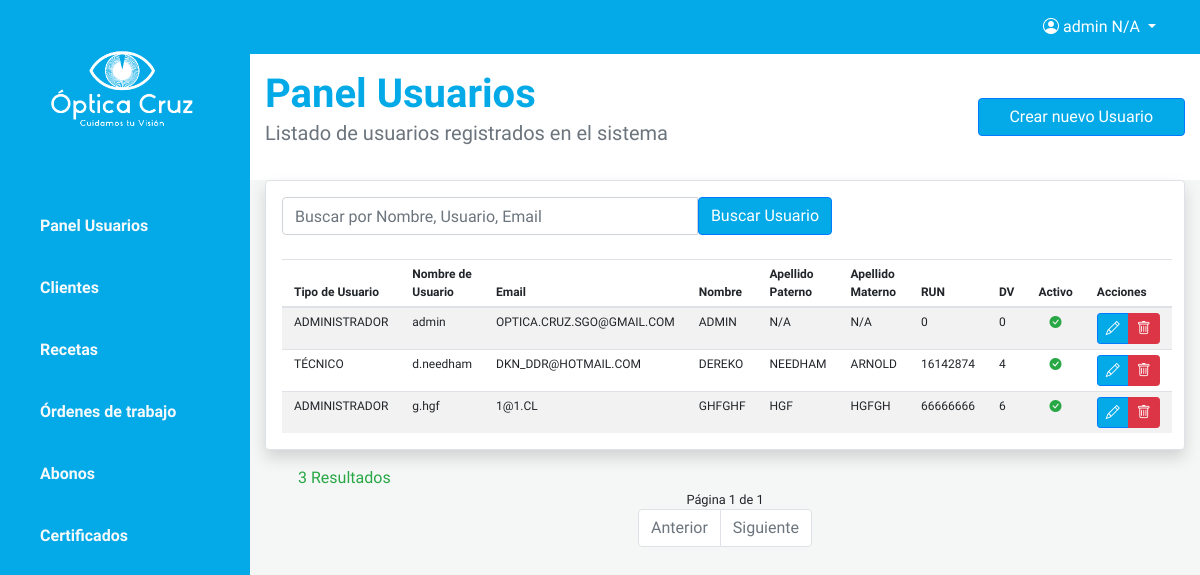
The page /usuarios/ (signed in) on the database its author committed.
### optica/models.py (models this page shows, shortened)
class CustomUser(AbstractUser):
    first_name = models.CharField(max_length=30, verbose_name="Nombre")
    ap_paterno = models.CharField(max_length=30, verbose_name="Apellido Paterno")
    ap_materno = models.CharField(max_length=30, verbose_name="Apellido Materno")
    email = models.EmailField(unique=True, verbose_name="Email")
    rut = models.CharField(max_length=8, verbose_name="RUN")
    dv = models.CharField(max_length=1, verbose_name="DV")
    celular = models.CharField(max_length=9, verbose_name="Celular")
    user_type = models.PositiveSmallIntegerField(choices=[(1, 'Administrador'), (2, 'Atendedor'), (3, 'Técnico')], verbose_name="Tipo de Usuario")
    objects = CustomUserManager()

### optica/views.py (the view, shortened to what this page needs)
# urls.py: path('usuarios/', UsuarioListView.as_view(), name='usuario_list'),
class UsuarioListView(LoginRequiredMixin, UserPassesTestMixin, generic.ListView):
    model = CustomUser
    template_name = 'optica/usuario_list.html'
    context_object_name = 'usuarios'
    paginate_by = 10
    def get_queryset(self):
        queryset = super().get_queryset().order_by('id')  # Ordenar por 'id' o cualquier otro campo relevante
        query = self.request.GET.get('q')
        return queryset
    def test_func(self):
        return self.request.user.is_authenticated and self.request.user.user_type in [1, 2, 3]  # Administrador y Atendedor

### optica/templates/optica/usuario_list.html (shortened to what this page needs)
{% extends "optica/base.html" %}
{% block content %}
<div id="content" class="bg-grey w-100">
    <section class="bg-light py-3">
        <div class="container">
            <div class="row">
                <div class="col-lg-9 col-md-8">
                    <h1 class="font-weight-bold mb-0">Panel Usuarios</h1>
                    <p class="lead text-muted">Listado de usuarios registrados en el sistema</p>
                </div>
                <div class="col-lg-3 col-md-4 d-flex">
                    {% if request.user.user_type == 1 %}
                    <a href="{% url 'usuario_create' %}" class="btn btn-primary w-100 align-self-center">
                        Crear nuevo Usuario</a>
                    {% endif %}
                </div>
            </div>
        </div>
    </section>
    <div class="mt-0">
        <div class="container-fluid w-100">
            <div class="card border border-1 shadow rounded p-3 ">
                <form action="" method="get" style="max-width: 550px;">
                    <div class="input-group">
                        <input type="text" class="form-control"
                            placeholder="Buscar por Nombre, Usuario, Email" name="q"
                            value="{{ request.GET.q }}">
                        <button class="btn btn-primary">
                            Buscar Usuario
                        </button>
                    </div>
                </form>
                <br>
                <table class="table table-condensed table-striped mb-0">
                    <thead>
                        <tr>
                            <th>Tipo de Usuario</th>
                            <th>Nombre de Usuario</th>
                            <th>Email</th>
                            <th>Nombre</th>
                            <th>Apellido Paterno</th>
                            <th>Apellido Materno</th>
                            <th>RUN</th>
                            <th>DV</th>
                            <th class="text-center">Activo</th>
                            {% if request.user.user_type == 1 %}
                            <th>Acciones</th>
                            {% endif %}
                        </tr>
                    </thead>
                    <tbody>
                        {% for usuario in usuarios %}
                        <tr>
                            <td>{{ usuario.get_user_type_display|upper }}</td>
                            <td>{{ usuario.username|lower }}</td>
                            <td>{{ usuario.email|upper }}</td>
                            <td>{{ usuario.first_name|upper }}</td>
                            <td>{{ usuario.ap_paterno|upper }}</td>
                            <td>{{ usuario.ap_materno|upper }}</td>
                            <td>{{ usuario.rut }}</td>
                            <td>{{ usuario.dv|upper }}</td>
                            <td class="text-center">
                                {% if usuario.is_active %}
                                <i class="bi bi-check-circle-fill text-success"></i>
                                {% else %}
                                <i class="bi bi-x-circle-fill text-danger"></i>
                                {% endif %}
                            </td>
                            {% if request.user.user_type == 1 %}
                            <td>
                                <div class="btn-group btn-group-sm">
                                    <a href="{% url 'usuario_edit' usuario.id %}" class="btn btn-primary">
                                        <i class="bi bi-pencil"></i>
                                    </a>
                                    <a href="{% url 'usuario_delete' usuario.id %}" class="btn btn-danger">
                                        <i class="bi bi-trash"></i>
                                    </a>
                                </div>
                            </td>
                            {% endif %}
                        </tr>
                        {% endfor %}
                    </tbody>
                </table>
            </div>
        </div>
        <div class="text-success text-left mt-3 ml-5">
            {{ page_obj.paginator.count }} Resultado{{ page_obj.paginator.count|pluralize }}
        </div>
        <div class="d-flex justify-content-center">
            <small class="d-none d-sm-inline-block text-body">
                Página {{ page_obj.number }} de {{ page_obj.paginator.num_pages }}
            </small>
        </div>
        <section>
            <nav aria-label="Page navigation">
                <ul class="pagination justify-content-center">
                    {% if page_obj.has_previous %}
                    <li class="page-item">
                        <a class="page-link" href="?page={{ page_obj.previous_page_number }}" aria-label="Anterior">
                            <span aria-hidden="true">Anterior</span>
                        </a>
                    </li>
                    {% else %}
                    <li class="page-item disabled">
                        <a class="page-link" href="#" aria-label="Anterior">
                            <span aria-hidden="true">Anterior</span>
                        </a>
                    </li>
                    {% endif %}
                    {% if page_obj.has_next %}
                    <li class="page-item">
                        <a class="page-link" href="?page={{ page_obj.next_page_number }}" aria-label="Siguiente">
                            <span aria-hidden="true">Siguiente</span>
                        </a>
                    </li>
                    {% else %}
                    <li class="page-item disabled">
                        <a class="page-link" href="#" aria-label="Siguiente">
                            <span aria-hidden="true">Siguiente</span>
                        </a>
                    </li>
                    {% endif %}
                </ul>
            </nav>
        </section>
    </div>
</div>
{% endblock %}

### optica/templates/optica/base.html (shortened to what this page needs)
{% load static %}
<!DOCTYPE html>
<html lang="es">
<head>
    <link rel="stylesheet" href="https://cdnjs.cloudflare.com/ajax/libs/toastr.js/latest/toastr.min.css">
    <link rel="stylesheet" href="https://stackpath.bootstrapcdn.com/bootstrap/4.3.1/css/bootstrap.min.css"
>
    <link rel="stylesheet" href="{% static 'bootstrap/css/styles.css' %}">
    <link href="https://unpkg.com/ionicons@4.5.10-0/dist/css/ionicons.min.css" rel="stylesheet">
    <link href="https://cdn.jsdelivr.net/npm/bootstrap-icons/font/bootstrap-icons.css" rel="stylesheet">
</head>
<body>
    <div class="d-flex" id="content-wrapper" style="min-height: 100vh;">
        <div id="sidebar-container" class="bg-primary" style="min-height: 100vh;">
            <div class="logo">
                <a href="{% url 'cliente_list' %}">
                    <img src="{% static '/images/Optica_Cruz_Blanco.png' %}" alt="Descripción de la imagen"
                        style="width: 180px; height: auto;">
                </a>
            </div>
            <div class="menu">
                <a href="{% url 'usuario_list' %}" class="d-block text-light p-3 border-0"> Panel Usuarios</a>
                <a href="{% url 'cliente_list' %}" class="d-block text-light p-3 border-0"> Clientes</a>
                <a href="{% url 'receta_list' %}" class="d-block text-light p-3 border-0"> Recetas</a>
                <a href="{% url 'ordenTrabajo_list' %}" class="d-block text-light p-3 border-0"> Órdenes de trabajo</a>
                <a href="#" class="d-block text-light p-3 border-0"> Abonos</a>
                <a href="#" class="d-block text-light p-3 border-0"> Certificados</a>
            </div>
        </div>
        <div id="content" class="w-100">
            <nav class="navbar navbar-expand-lg navbar-custom">
                <div class="container-fluid">
                    <div class="ml-auto">
                        {% if user.is_authenticated %}
                        <div class="dropdown">
                            <button class="btn btn-link dropdown-toggle text-white" type="button" id="userDropdown"
                                data-toggle="dropdown" aria-haspopup="true" aria-expanded="false">
                                <i class="bi bi-person-circle"></i> {{ user.first_name }} {{ user.ap_paterno }}
                            </button>
                        </div>
                        {% else %}
                        <a class="nav-link text-white" href="{% url 'login' %}">Iniciar sesión</a>
                        {% endif %}
                    </div>
                </div>
            </nav>
            {% block content %}{% endblock %}
        </div>
    </div>
</body>
</html>

### optica/templates/optica/base.html (style rules this page uses)
#sidebar-container { position: fixed; left: 0; top: 0; height: 100vh; width: 250px; z-index: 1050; background: #03aae7; transition: transform 0.3s ease; transform: translateX(-100%); }
#content-wrapper { margin-left: 0; transition: margin-left 0.3s ease; }
@media (min-width: 992px) { #sidebar-container { transform: translateX(0); } }
@media (min-width: 992px) { #content-wrapper { margin-left: 250px; } }
.navbar-custom { background-color: #03aae7; }

### optica/templates/optica/usuario_list.html (style rules this page uses)
.table-condensed { font-size: 12px; }
.table-condensed th, .table-condensed td { padding-top: 5px; padding-bottom: 5px; }
.table-condensed .text-center { text-align: center; }

### rows shown on the page
CustomUser: first_name "admin", ap_paterno "N/A", user_type "ADMINISTRADOR", username "admin", email "OPTICA.CRUZ.SGO@GMAIL.COM", first_name "ADMIN", ap_materno "N/A", rut "0", dv "0", is_active True (drawn)
CustomUser: user_type "TÉCNICO", username "d.needham", email "DKN_DDR@HOTMAIL.COM", first_name "DEREKO", ap_paterno "NEEDHAM", ap_materno "ARNOLD", rut "16142874", dv "4", is_active True (drawn)
CustomUser: user_type "ADMINISTRADOR", username "g.hgf", email "1@1.CL", first_name "GHFGHF", ap_paterno "HGF", ap_materno "HGFGH", rut "66666666", dv "6", is_active True (drawn)

### other values the page prints
{{ page_obj.paginator.count }} "3"
{{ page_obj.number }} "1"
{{ page_obj.paginator.num_pages }} "1"
